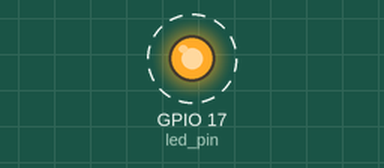
Recording of a program running on a simulated Raspberry Pi (BCM pin numbers). Parts: output pins drawn as LEDs (lit = HIGH). Dashed ring = blinking. What the program prints to the terminal is not drawn. At 20.0 s the program stops and its outputs stay as they are.

Above: at 0.5 s.
Timing chart, 0 to 4.6 s (numbered marks = the images above):
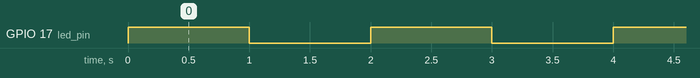

The program:

LED.py
```python
import RPi.GPIO as GPIO
import time

count = 10
led_pin = 17

GPIO.setmode(GPIO.BCM) # Use BCM for GPIO numbering
GPIO.setwarnings(False)
GPIO.setup(led_pin, GPIO.OUT)

for i in range(count):
    print("Led on")
    GPIO.output(led_pin, GPIO.HIGH)
    time.sleep(1)
    print("Led off")
    GPIO.output(led_pin, GPIO.LOW)
    time.sleep(1)

GPIO.cleanup()
```

Measured:
- by itself, GPIO 17 (led_pin): alternates HIGH for 1.0 s and LOW for 1.0 s, 20 changes in all, then stays LOW
